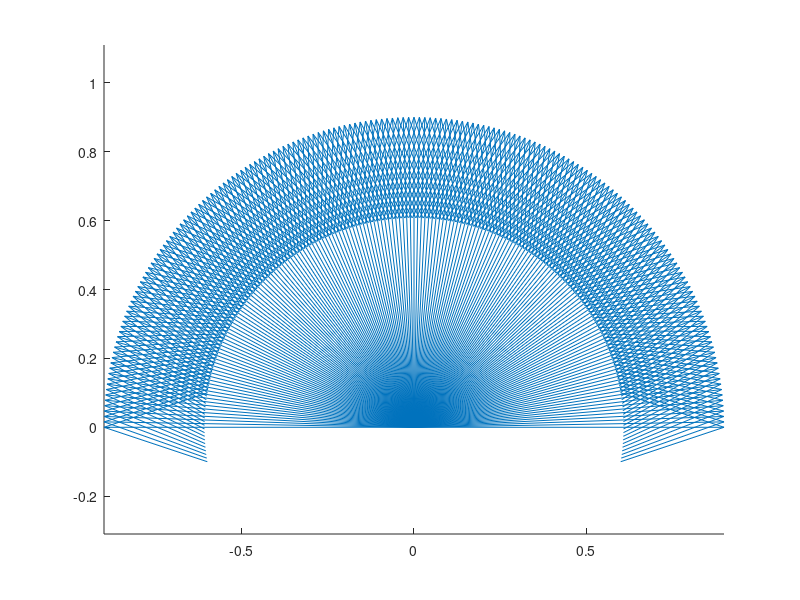
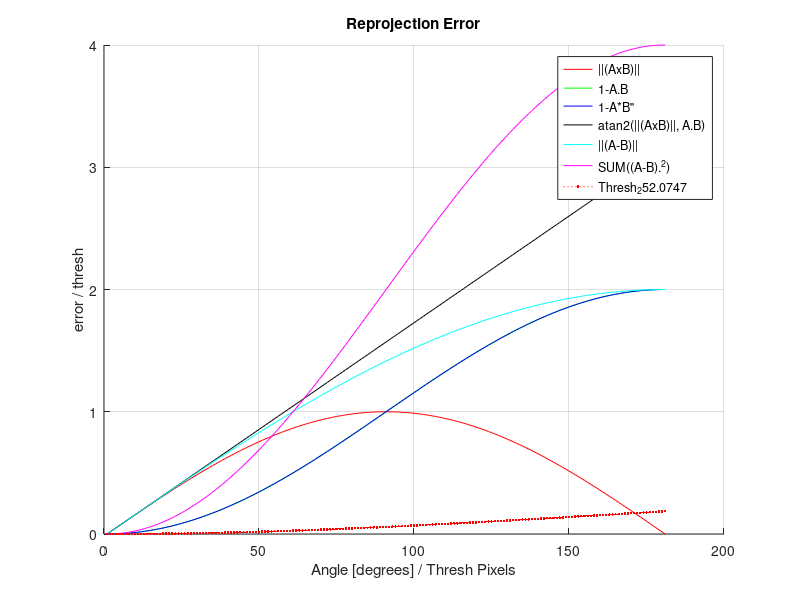

These figures' MATLAB source, in order:
[x,y] = pol2cart(deg2rad(0:180), 1);
bv = [x; y; zeros(1,size(x,2))]';

figure(1); clf; hold on;
quiver(zeros(size(x,2),1), zeros(size(x,2),1), x', y');
axis equal;



e = []
for i = 1:size(bv,1)
    c=norm(cross(bv(1,:), bv(i,:)));
    d=1-dot(bv(1,:), bv(i,:)); 
    m=1-bv(1,:)* bv(i,:)';
    a= atan2(norm(cross(bv(1,:), bv(i,:))), dot(bv(1,:), bv(i,:)));
    n= norm(bv(1,:) - bv(i,:));
    s=sum((bv(1,:) - bv(i,:)).^2);
        
    e = [e; c d m a n s];
end

figure(2); clf; hold on; grid on; title('Reprojection Error'); xlabel('Angle [degrees] / Thresh Pixels'), ylabel('error / thresh');
plot(e(:,1),'r');
plot(e(:,2),'g');
plot(e(:,3),'b');
plot(e(:,4),'k');
plot(e(:,5),'c');
plot(e(:,6),'m');

px_width = 720;
fov      = deg2rad(110);
f_px = (px_width/2)/tan(fov/2)

plot(1.0 - cos(atan((0:180)./f_px)),':r.');
legend('||(AxB)||', '1-A.B', '1-A*B"','atan2(||(AxB)||, A.B)', '||(A-B)||', 'SUM((A-B).^2)', ['Thresh_' num2str(f_px)], 'Thresh480')